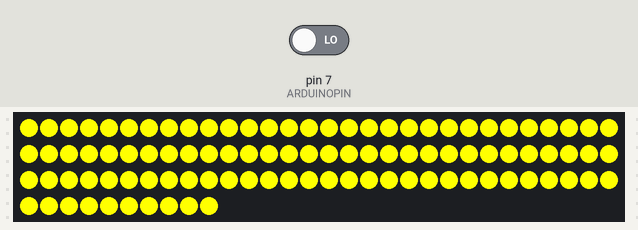
Bench run of a sketch on a simulated Arduino Uno, built with avr-gcc and run on an emulated ATmega328P. On the bench: 100 RGB LEDs in strip order, left to right, continuing on the next row. The test bench sets the inputs (shaded band); at power-on: pin 7 (ARDUINOPIN) LOW.

Above: at 1.2 s.
1.3 s: pin 7 (ARDUINOPIN) driven HIGH
3.1 s: pin 7 (ARDUINOPIN) driven LOW
4.6 s: pin 7 (ARDUINOPIN) driven HIGH
Timing chart, 0 to 7.6 s (numbered marks = the images above; inputs shaded):
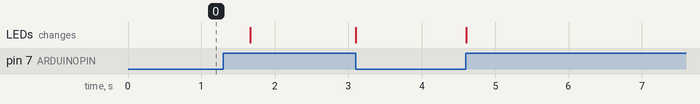

The sketch:

Project_BikeMan.ino
```cpp
#include <Adafruit_NeoPixel.h>
#include <EnableInterrupt.h>
#define ARDUINOPIN 7


#define NbPix 100
#define LedPin 12

Adafruit_NeoPixel strip = Adafruit_NeoPixel(NbPix, LedPin, NEO_GRB + NEO_KHZ800);

// We need to declare the data exchange
// variable to be volatile - the value is
// read from memory.
volatile int value = 0;
volatile int value2 = 0;
int filter = 1; //4 is about one notch per LED, 6 is about 2 notches
bool flip = false;
void interruptFunction() {
  value2++;
}


void setup() {
//  Serial.begin(9600);
  enableInterrupt(ARDUINOPIN, interruptFunction, CHANGE);

  strip.begin();
  strip.show(); // Initialize all pixels to 'off'
  //  strip.
}

void loop() {
//value2++;
//  Serial.print("Pin was interrupted: ");
//  Serial.print(value2);
//  Serial.println(" times so far.");

  if (value2 >= filter)
  {
//    strip.setPixelColor(value, strip.Color(0, 255, 0)); //GREEN
        strip.setPixelColor(value, strip.Color(0,0, 255));//BLUE
    strip.show();
    value++;
    value2 = 0;
  }

  if (value > NbPix + 1)
  {
    //            rainbowCycle(10); // cycles of different colours (like a LGBQT flag) more segmented than just rainbow
    //        rainbow(300); //about 5 seconds of slow rainbow with slower/smoother transitions
    //  delay(5000);


    value = 0;
    value2 = 0;
    flip = !flip;
  }
  if (value == 0)
  {
    if (flip == true)
      colorWipe(strip.Color(255,0,0), 0); // Red
    if (flip == false)
      colorWipe(strip.Color(255, 255, 0), 0); // Red
  }
}

// Fill the dots one after the other with a color
void colorWipe(uint32_t c, uint8_t wait) {
  for (uint16_t i = 0; i < NbPix; i++) {
    strip.setPixelColor(i, c);
    strip.show();
    delay(wait);
  }
}

// Slightly different, this makes the rainbow equally distributed throughout
void rainbowCycle(uint8_t wait) {
  uint16_t i, j;

  for (j = 0; j < 256 * 5; j++) { // 5 cycles of all colors on wheel
    for (i = 0; i < strip.numPixels(); i++) {
      strip.setPixelColor(i, Wheel(((i * 256 / strip.numPixels()) + j) & 255));
    }
    strip.show();
    delay(wait);
  }
}

// Input a value 0 to 255 to get a color value.
// The colours are a transition r - g - b - back to r.
uint32_t Wheel(byte WheelPos) {
  if (WheelPos < 85) {
    return strip.Color(WheelPos * 3, 255 - WheelPos * 3, 0);
  } else if (WheelPos < 170) {
    WheelPos -= 85;
    return strip.Color(255 - WheelPos * 3, 0, WheelPos * 3);
  } else {
    WheelPos -= 170;
    return strip.Color(0, WheelPos * 3, 255 - WheelPos * 3);
  }
}


void rainbow(uint8_t wait) {
  uint16_t i, j;

  for (j = 0; j < 256; j++) {
    for (i = 0; i < strip.numPixels(); i++) {
      strip.setPixelColor(i, Wheel((i + j) & 255));
    }
    strip.show();
    delay(wait);
  }
}
```
